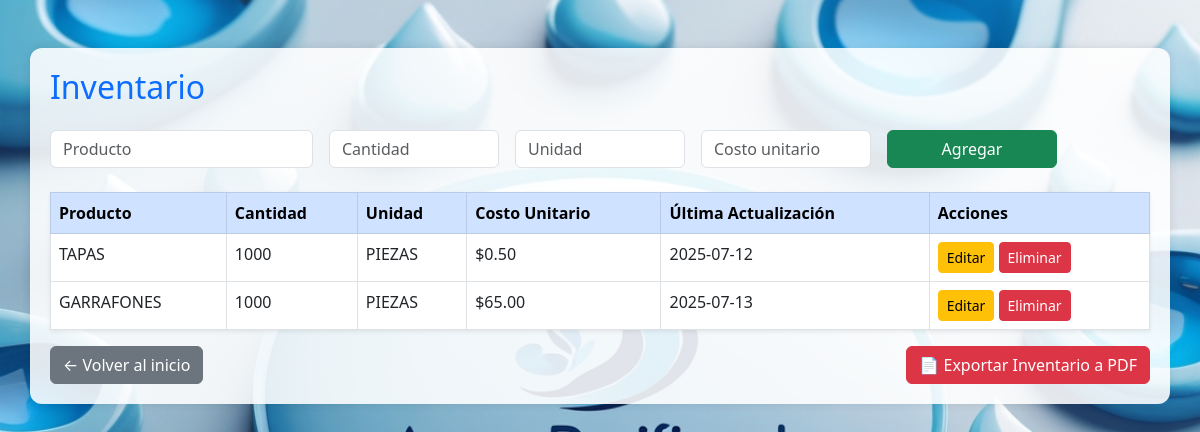
Page /inventario on the committed database.
### tables this page shows
CREATE TABLE inventario (
                    id INTEGER PRIMARY KEY AUTOINCREMENT,
                    producto TEXT,
                    cantidad INTEGER,
                    unidad TEXT,
                    costo_unitario REAL,
                    actualizado TEXT);

### app.py (the view)
@app.route('/inventario')
def inventario():
    conn = sqlite3.connect('azul.db')
    c = conn.cursor()
    c.execute("SELECT * FROM inventario")
    productos = c.fetchall()
    conn.close()
    return render_template("inventario.html", productos=productos)

### templates/inventario.html (shortened to what this page needs)
<!DOCTYPE html>
<html lang="es">
<head>
    <link rel="stylesheet" href="https://cdn.jsdelivr.net/npm/bootstrap@5.3.0/dist/css/bootstrap.min.css">
</head>
<body>
<div class="container mt-5 fondo-opaco">
    <h2 class="mb-4 text-primary">Inventario</h2>
    <form action="/agregar_producto" method="post" class="row g-3 mb-4">
        <div class="col-md-3">
            <input type="text" name="producto" class="form-control" placeholder="Producto" required>
        </div>
        <div class="col-md-2">
            <input type="number" name="cantidad" class="form-control" placeholder="Cantidad" required>
        </div>
        <div class="col-md-2">
            <input type="text" name="unidad" class="form-control" placeholder="Unidad" required>
        </div>
        <div class="col-md-2">
            <input type="number" step="1" name="costo_unitario" class="form-control" placeholder="Costo unitario" required>
        </div>
        <div class="col-md-2">
            <button type="submit" class="btn btn-success w-100">Agregar</button>
        </div>
    </form>
    <table class="table table-bordered table-hover bg-white shadow-sm">
        <thead class="table-primary">
            <tr>
                <th>Producto</th>
                <th>Cantidad</th>
                <th>Unidad</th>
                <th>Costo Unitario</th>
                <th>Última Actualización</th>
                <th>Acciones</th>
            </tr>
        </thead>
        <tbody>
            {% for p in productos %}
            <tr>
                <td>{{ p[1] }}</td>
                <td>{{ p[2] }}</td>
                <td>{{ p[3] }}</td>
                <td>${{ '%.2f'|format(p[4]) }}</td>
                <td>{{ p[5] }}</td>
                <td>
                    <a href="{{ url_for('editar_producto', id=p[0]) }}" class="btn btn-warning btn-sm">Editar</a>
                    <a href="{{ url_for('eliminar_producto', id=p[0]) }}" class="btn btn-danger btn-sm" onclick="return confirm('¿Eliminar este producto?')">Eliminar</a>
                </td>
            </tr>
            {% endfor %}
        </tbody>
    </table>
    <div class="d-flex justify-content-between mt-3">
    <a href="/" class="btn btn-secondary">← Volver al inicio</a>
    <a href="{{ url_for('exportar_inventario') }}" class="btn btn-danger">📄 Exportar Inventario a PDF</a>
</div>
</div>
</body>
</html>

### rows in the picture
inventario: producto "TAPAS", cantidad "1000", unidad "PIEZAS", costo_unitario "0.50", actualizado "2025-07-12"
inventario: producto "GARRAFONES", cantidad "1000", unidad "PIEZAS", costo_unitario "65.00", actualizado "2025-07-13"
